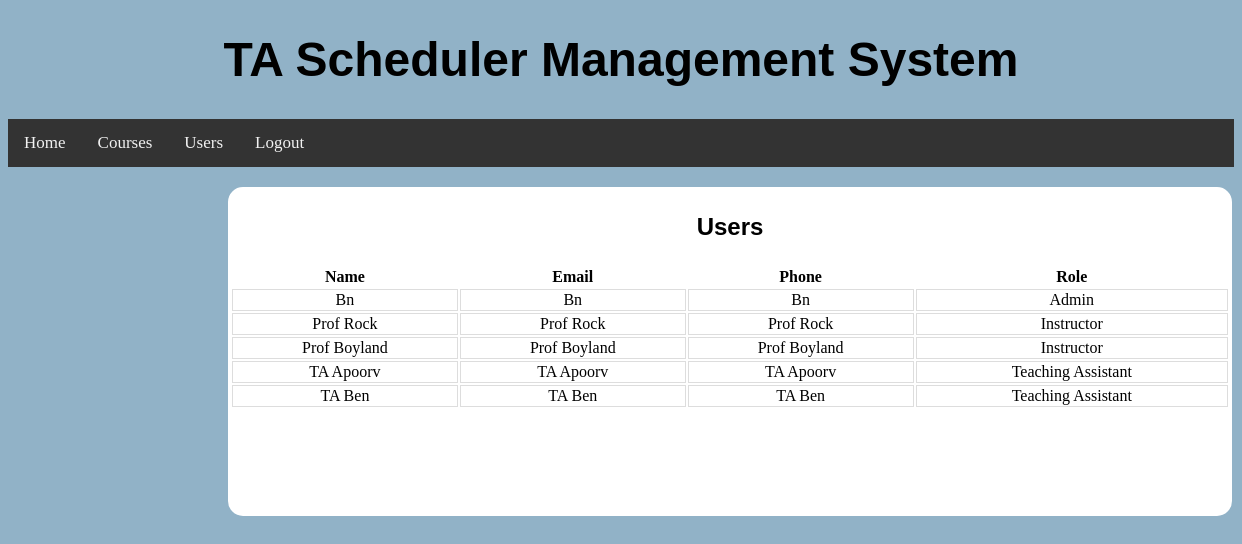
The page /users/ (signed in) on the database as committed earlier.
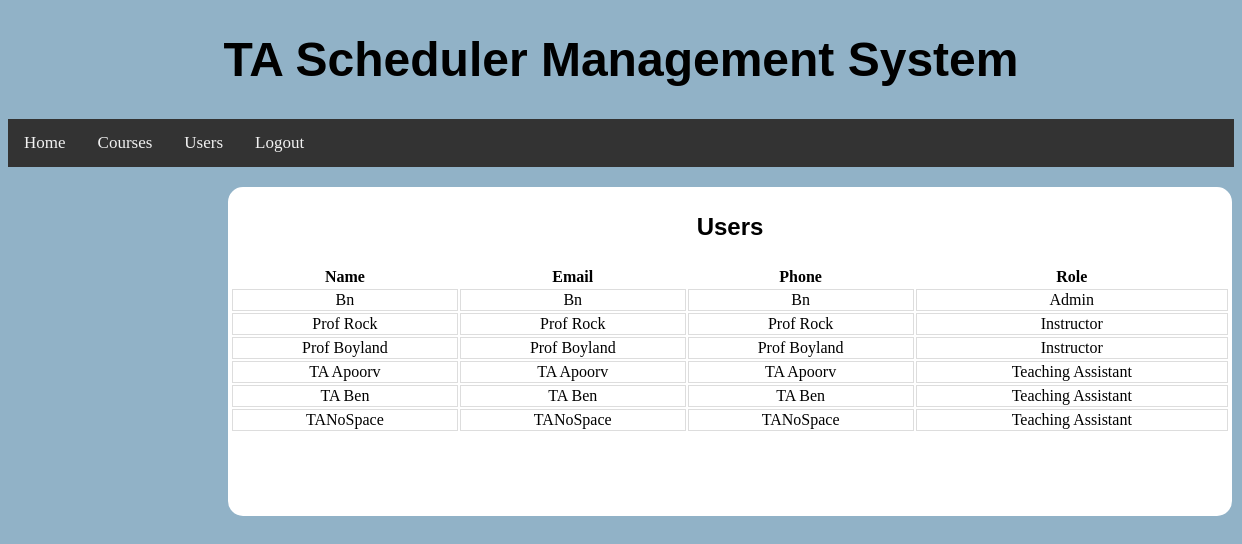
The same page on the database as committed later.
### BackendWork/models.py (models this page shows, shortened)
class MyUser(models.Model):
    ROLE_CHOICES = (('Teaching Assistant', 'TEACHING_ASSISTANT'), ('Instructor', 'INSTRUCTOR'), ('Admin', 'ADMIN'))
    username = models.CharField(max_length=20, unique=True)
    password = models.CharField(max_length=20)
    name = models.CharField(max_length=20)
    email = models.CharField(max_length=20)
    address = models.CharField(max_length=72)
    phone = models.CharField(max_length=10)
    role = models.CharField(max_length=30, choices=ROLE_CHOICES, default='Teaching Assistant')
    assignedClasses = models.ManyToManyField(ClassList, null=True)

### BackendWork/views.py (the view, shortened to what this page needs)
# urls.py: path("users/", Users.as_view()),
class Users(View):
    def get(self, request):
        try:
            request.session["user"]
        except:
            return redirect("/")
        return render(request, "users.html", {'sessionUser': MyUser.objects.get(username=request.session["user"]),
                                              'users': MyUser.objects.all()})

### templates/users.html (shortened to what this page needs)
{% load static %}
<!DOCTYPE html>
<html lang="en">
<head>
    <link rel="stylesheet" type="text/css" href="{% static 'css/users.css' %}"/>
</head>
<div class="navContainer">
    <header class="header">
        <h1><a>TA Scheduler Management System</a></h1>
    </header>
    <div class="navigation">
        <li><a href="/home/">Home</a></li>
        <li><a href="/courses/">Courses</a></li>
        <li><a href="/users/">Users</a></li>
        <li><a href="/">Logout</a></li>
    </div>
</div>
<body>
<div class="container">
    <p class=header>Users</p>
    <div class="containerbox">
        <table>
            <tr>
                <th>Name</th>
                <th>Email</th>
                <th>Phone</th>
                <th>Role</th>
            </tr>
            <tr>
                {% for i in users %}
                     {% if editingUser == i.username %}
                         <form action="" method="post">
                         {% csrf_token %}
                             <td><input name="username" placeholder="{{ i.username }}"></td>
                             <td><input name="password" placeholder="{{ i.password }}"></td>
                             <td><input name="name" placeholder="{{ i.name }}"></td>
                             <td><input name="email" placeholder="{{ i.email }}"></td>
                             <td><input name="address" placeholder="{{ i.address }}"></td>
                             <td><input name="phone" placeholder="{{ i.phone }}"></td>
                             <td><select name="role" class="dropdownMenu">
                                 <option value="Admin" {% if i.role == 'Admin' %}selected{% endif %}>Admin</option>
                                 <option value="Instructor" {% if i.role == 'Instructor' %}selected{% endif %}>Instructor</option>
                                 <option value="Teaching Assistant" {% if i.role == 'Teaching Assistant' %}selected{% endif %}>Teaching Assistant</option>
                             </select>
                            </td>
                             <td>
                                 <button name="saveEditUser" value="{{ i.username }}">Save</button>
                         </form>
                         <td>
                             <a href="/users/">
                                 <button>Cancel</button>
                             </a>
                         </td>
                    </td>
                    {% else %}
                         <td>{{ i.name }}</td>
                         <td>{{ i.email }}</td>
                             <td>{{ i.phone }}</td>
                         <td>{{ i.role }}</td>
                     {% endif %}
            </tr>
                {% endfor %}
        </table>
    </div>
</div>
</body>
</html>

Rows that differ between the two databases and show on the page:
added MyUser: name "TANoSpace", email "TANoSpace", phone "TANoSpace", role "Teaching Assistant"
